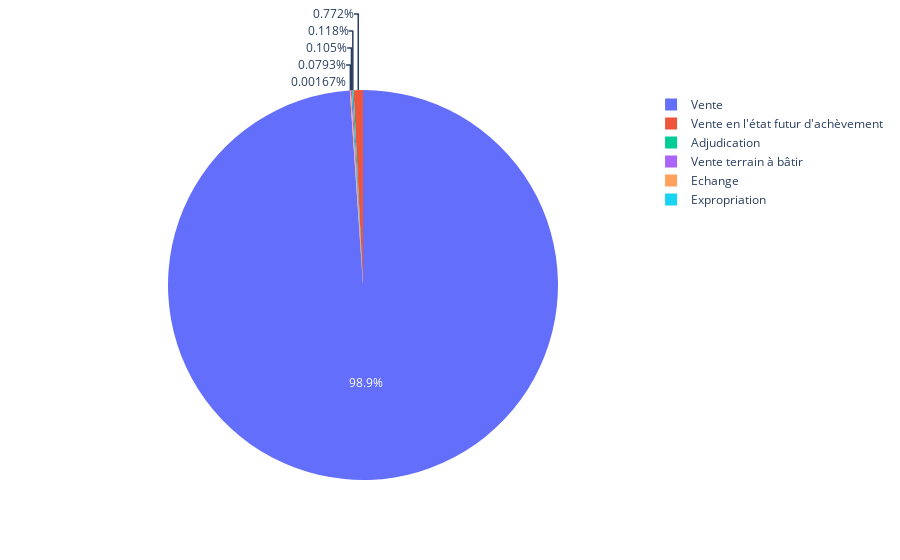

The cell this chart's notebook holds for it:
### Markdown cell above
#### DataViz n°434 : fdsjf

### Code cell
nature = df_2022.groupby('nature_mutation')['valeur_fonciere'].sum().reset_index().sort_values('valeur_fonciere',ascending = False).head(6)
nature = nature.rename(columns = {'valeur_fonciere':'sum'})
fig = px.pie(nature, values='sum', names='nature_mutation')
fig.show()

### Figure 1 — Plotly figure (JSON) as saved in the notebook; plotly's stock layout.template omitted (floating-point values rounded to 4 significant figures)
{"data": [{"domain": {"x": [0, 1], "y": [0, 1]}, "hovertemplate": "nature_mutation=%{label}<br>sum=%{value}<extra></extra>", "labels": ["Vente", "Vente en l'état futur d'achèvement", "Adjudication", "Vente terrain à bâtir", "Echange", "Expropriation"], "legendgroup": "", "name": "", "showlegend": true, "type": "pie", "values": [265300000000.0, 2070000000.0, 317000000.0, 282700000.0, 212600000.0, 4485000.0]}], "layout": {"legend": {"tracegroupgap": 0}, "margin": {"t": 60}}}
